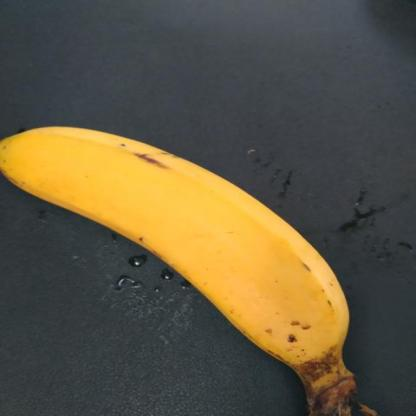
#> input picture dataset/ripe/musa-acuminata-banana-ad772802-394a-11ec-996c-d8c4975e38aa_jpg.rf.ac1e17757ffe79f22868f68252821f9d.jpg, 416 x 416 px; its folder holds only this picture in this run
$ jupyter execute --allow-errors Percobaan1.ipynb   (older library calls are emulated)
#> lines starting #> are read from the running program, lines starting #| are printed output that depends on the picture
# Project PCD 2025 Kelompok 15
## Klasifikasi Kematangan Buah Pisang: Mentah, Matang, dan Terlalu Matang/Busuk
Juan Jordan Anugrah (F1D02310061)

Arya Rayan Utama (F1D02310106)

Pinka Dima Calista (F1D02310087)

Rengganis Cahya Andini (F1D02310135)

# Percobaan 1

proses yang digunakan:
1. mengambil V channel dari gambar
2. melakukan ekualisasi histogram

# Import Library

[cell 1]
import os
import cv2 as cv
import matplotlib.pyplot as plt
import numpy as np
import pandas as pd
from sklearn.model_selection import train_test_split, cross_val_predict
from sklearn.metrics import accuracy_score, classification_report
from skimage.feature import graycomatrix, graycoprops
from scipy.stats import entropy
from sklearn.ensemble import RandomForestClassifier
from sklearn.svm import SVC
from sklearn.neighbors  import KNeighborsClassifier
from sklearn.metrics import accuracy_score, precision_score, recall_score, f1_score, confusion_matrix, classification_report
from sklearn.metrics import (confusion_matrix, ConfusionMatrixDisplay)
import seaborn as sns
from sklearn.discriminant_analysis import LinearDiscriminantAnalysis as LDA
from sklearn.preprocessing import LabelEncoder

Mengimpor library yang digunakan seperti OS yang digunakan untuk membaca file dan path direktori, cv2 dari OpenCV digunakan untuk membaca gambar dan mengubahnya menjadi grayscale, matplotlib.pyplot atau plt digunakan untuk menampilkan gambar atau grafik, numpy atau np digunakan untuk operasi perhitungan numerik seperti array, pandas atau pd digunakan untuk membuat dan mengelola data dalam bentuk tabel, train_test_split digunakan untuk membagi dataset menjadi data latih dan data uji, cross_val_predict digunakan untuk melakukan validasi silang agar akurasi model lebih stabil, graycomatrix dan graycoprops digunakan untuk ekstraksi fitur tekstur dari gambar menggunakan metode GLCM, entropy digunakan untuk menghitung nilai entropi atau ketidakteraturan dari data citra, model klasifikasi seperti RandomForestClassifier, SVC, dan KNeighborsClassifier digunakan untuk melakukan proses klasifikasi, accuracy_score, precision_score, recall_score, f1_score, confusion_matrix, dan classification_report digunakan untuk mengevaluasi hasil klasifikasi dengan metrik akurasi, presisi, recall, f1-score dan confusion matrix, ConfusionMatrixDisplay digunakan untuk menampilkan confusion matrix dalam bentuk visual, seaborn atau sns digunakan untuk membuat heatmap atau visualisasi korelasi antar variabel, LinearDiscriminantAnalysis atau LDA digunakan untuk reduksi dimensi sekaligus mempertahankan perbedaan antar kelas, dan LabelEncoder digunakan untuk mengubah label dari bentuk teks ke angka agar bisa dibaca oleh model klasifikasi.

## Data Loading

[cell 2]
data = []
file_name = []
datalabel = []
path = []
data_distribution = {}

for label in os.listdir("dataset"):
    label_path = os.path.join("dataset", label)
    if not os.path.isdir(label_path):
        continue
    images = os.listdir(label_path)
    data_distribution[label] = len(images)
    print(f"Memproses label: {label}, jumlah gambar: {len(images)}")

    for filename in images:
        img_path = os.path.join(label_path, filename)
        img = cv.imread(img_path)
#> img is the input picture: shape (416, 416, 3); mean B, G, R 66, 87.9, 96.5
        if img is not None:
            img = cv.cvtColor(img, cv.COLOR_BGR2RGB)
            img = cv.resize(img, (350, 350))
#> img: shape (350, 350, 3)
            data.append(img)
            datalabel.append(label)
            file_name.append(filename)
            path.append(img_path)

print("Data: ", len(data))
#| Data:  2
print("Label: ", len(datalabel))
print("Filenames: ", len(file_name))
print("Data Distribution: ", data_distribution)

Langkah pertama di sini kami membuat struktur folder dataset, yang kami gunakan untuk membaca dan memproses data gambar yang tersimpan dalam struktur folder dataset yang berisi subfolder sesuai dengan label atau kelasnya; pertama, setiap folder label dibaca dan jumlah gambar dalam folder tersebut dihitung untuk mengetahui distribusi data per kelas, kemudian untuk setiap gambar dalam folder label tersebut, gambar dibaca menggunakan OpenCV (cv.imread), diubah warnanya dari BGR ke RGB, dan diubah ukurannya menjadi 350x350 piksel; gambar yang sudah diproses ini disimpan dalam list data, sementara labelnya disimpan di datalabel, nama file gambar disimpan di file_name, dan path lengkap gambar disimpan di path; setelah semua data terbaca, program mencetak jumlah total data, label, nama file, dan distribusi data per kelas untuk memastikan proses pembacaan dataset berjalan dengan baik.

# Fungsi DisplayImg

Lalu disini kami membuat Fungsi displayImg yang digunakan untuk menampilkan gambar dalam bentuk grid dengan jumlah baris dan kolom sesuai parameter row dan column. Fungsi membuat figure berukuran 15x10 inci lalu menambahkan subplot untuk tiap gambar dari list data. Setelah semua gambar ditampilkan, fungsi menampilkan grid gambar dengan plt.show(). DisplayImg(12,12, data) akan menampilkan 144 gambar dalam 12 baris dan 12 kolom.

[cell 3]
def displayImg(row, column, data):
#> called with row = 12, column = 12
    fig = plt.figure(figsize=(15, 10))
    for i in range(1, row * column + 1):
        fig.add_subplot(row, column, i)
        plt.imshow(data[i - 1])
        plt.axis('off')
    plt.show()
#> (the rest of this cell did not finish here and is left out)

## Data Augmentation

### Define Augmentation Function

Selanjutnya disini, kami membuat proses data augmentation, yaitu proses memperbanyak data pelatihan dengan cara memodifikasi gambar asli agar model lebih kuat terhadap variasi. Dua fungsi augmentasi didefinisikan, yaitu fungsi flip_horizontal untuk membalik gambar secara horizontal, dan fungsi rotate untuk memutar gambar 90 derajat searah jarum jam. Dalam perulangan, setiap gambar asli dari list data diambil lalu dibuat dua versi augmentasinya (dibalik dan diputar), kemudian disimpan ke list data_augmented bersama label dan nama file baru yang diberi akhiran _flip dan _rot. Setelah proses selesai, jumlah data sebelum dan sesudah augmentasi dicetak untuk menunjukkan bahwa setiap gambar asli menghasilkan dua gambar tambahan.

[cell 4]
data_augmented = []
labels_augmented = []
file_name_augmented = []

def flip_horizontal(image):
    tinggi, lebar = image.shape[:2]
    hasil = np.zeros_like(image)
    for y in range(tinggi):
        for x in range(lebar):
            hasil[y][x] = image[y][lebar - 1 - x]
    return hasil


def rotate(image):
    height, width = image.shape[:2]
    hasil = np.zeros((width, height, image.shape[2]), dtype=image.dtype)
    for i in range(height):
        for j in range(width):
            hasil[j][height - 1 - i] = image[i][j]
    return hasil

for i in range(len(data)):
    original = data[i]
    flipped = flip_horizontal(original)
    rotated = rotate(original)

    data_augmented.extend([flipped, rotated])
    labels_augmented.extend([datalabel[i]] * 2)
    file_name_augmented.extend([file_name[i] + '_flip', file_name[i] + '_rot'])
#> this loop made 2 passes
#> (tinggi in flip_horizontal, lebar in flip_horizontal, height in rotate, width in rotate) on passes 1 to 2: (350, 350, 350, 350), (350, 350, 350, 350)
#> pass 1, `flipped = flip_horizontal(original)`:
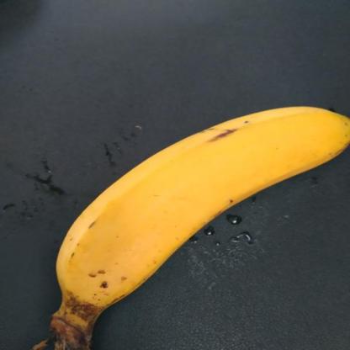
#> flipped: shape (350, 350, 3); mean R, G, B 96.4, 87.8, 65.9
#> pass 1, `rotated = rotate(original)`:
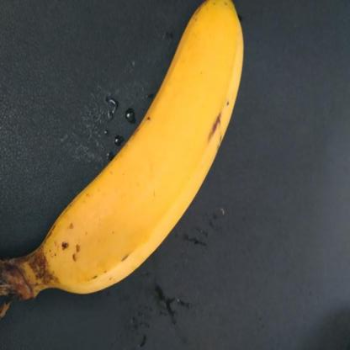
#> rotated: shape (350, 350, 3); mean R, G, B 96.4, 87.8, 65.9
#> pass 2, `flipped = flip_horizontal(original)`:
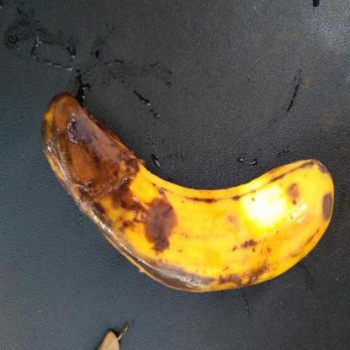
#> flipped: shape (350, 350, 3); mean R, G, B 98.9, 90.3, 70.8
#> pass 2, `rotated = rotate(original)`:
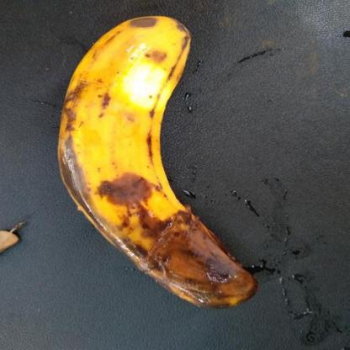
#> rotated: shape (350, 350, 3); mean R, G, B 98.9, 90.3, 70.8
#> after the loop, data_augmented = 4 items; file_name_augmented = 4 items; labels_augmented = ['ripe', 'ripe', 'rotten', 'rotten']

print("Jumlah data sebelum augmentasi:", len(data))
#| Jumlah data sebelum augmentasi: 2
print("Jumlah data setelah augmentasi:", len(data_augmented))
#| Jumlah data setelah augmentasi: 4

## Data Preparation

### Define Preprocessing Function

[cell 5]
def rgb_to_v_channel(img_rgb):
    img_rgb = img_rgb.astype('float32') / 255.0
    height, width, _ = img_rgb.shape
    V_channel = np.zeros((height, width), dtype='float32')

    for y in range(height):
        for x in range(width):
            r, g, b = img_rgb[y, x]
            mx = max(r, g, b)
            V_channel[y, x] = mx

    return (V_channel * 255).astype(np.uint8)

def histogram_equalization(v_channel):
    hist = np.zeros(256, dtype=int)
    for y in range(v_channel.shape[0]):
        for x in range(v_channel.shape[1]):
            hist[v_channel[y, x]] += 1

    cdf = np.cumsum(hist)
    cdf_min = cdf[np.nonzero(cdf)].min()
    total_pixels = v_channel.size

    equalized = np.zeros_like(v_channel)
    for i in range(256):
        new_value = round((cdf[i] - cdf_min) / (total_pixels - cdf_min) * 255)
        equalized[v_channel == i] = new_value

    return equalized.astype(np.uint8)

Selanjutnya disini, kami membuat proses preparation untuk tahap preprocessing sebelum gambar digunakan dalam proses klasifikasi. Pertama, terdapat fungsi rgb_to_v_channel yang digunakan untuk mengambil channel V (Value) dari gambar RGB. Channel ini mewakili tingkat kecerahan dari suatu piksel dan dihitung dengan mengambil nilai maksimum dari komponen R, G, dan B pada setiap piksel. Setelah nilai V diperoleh, nilainya dikembalikan dalam rentang 0–255 agar sesuai dengan format grayscale. Kemudian, fungsi histogram_equalization digunakan untuk memperbaiki kontras gambar dengan cara melakukan ekualisasi histogram. Proses ini dimulai dengan menghitung histogram dari gambar grayscale, kemudian menghitung nilai kumulatifnya atau cumulative distribution function (CDF). Nilai CDF ini digunakan untuk meredistribusi intensitas piksel, sehingga gambar yang tadinya terlalu terang atau terlalu gelap menjadi lebih seimbang pencahayaannya.

### Menampilkan Visualisasi sampel
Di sini, kami mengambil masing-masing 10 gambar dari tiga kelas: ripe, unripe, dan rotten, untuk divisualisasikan setelah melalui proses preprocessing. Setiap gambar dicek labelnya, lalu jika jumlah gambar untuk kelas tersebut belum mencapai 10, gambar akan diproses menggunakan fungsi rgb_to_v_channel untuk mengambil nilai kecerahan (V), kemudian dilakukan perbaikan kontras dengan histogram_equalization. Gambar yang telah diproses disimpan ke dalam list sesuai kelasnya. Setelah ketiga kelas masing-masing memiliki 10 gambar, proses dihentikan dan gambar ditampilkan dalam grid 2x5 menggunakan displayImg untuk melihat hasil visual dari preprocessing tersebut.

[cell 6]
ripe = []
unripe = []
rotten = []


for i in range(len(data)):
    if datalabel[i].lower() == 'ripe' and len(ripe) < 10:
        proc = rgb_to_v_channel(data[i])
        proc = histogram_equalization(proc)
        ripe.append(proc)

    elif datalabel[i].lower() == 'unripe' and len(unripe) < 10:
        proc = rgb_to_v_channel(data[i])
        proc = histogram_equalization(proc)
        unripe.append(proc)

    elif datalabel[i].lower() == 'rotten' and len(rotten) < 10:
        proc = rgb_to_v_channel(data[i])
        proc = histogram_equalization(proc)
        rotten.append(proc)

    if len(ripe) >= 10 and len(unripe) >= 10 and len(rotten) >= 10:
        break
#> this loop made 2 passes
#> pass 1, in rgb_to_v_channel, `img_rgb = img_rgb.astype('float32') / 255.0`:
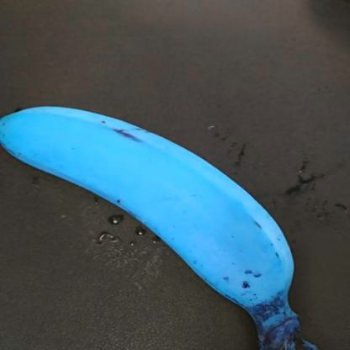
#> img_rgb: shape (350, 350, 3) float32; mean of channels 0, 1, 2 0.378, 0.344, 0.258; drawn as B, G, R
#> pass 1, `proc = rgb_to_v_channel(data[i])`:
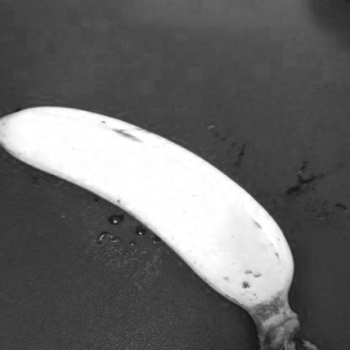
#> proc: shape (350, 350); min 20, max 255, mean 103.9
#> pass 1, `proc = histogram_equalization(proc)`:
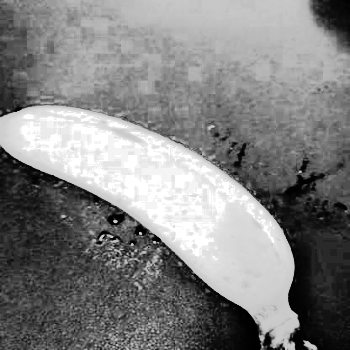
#> proc: shape (350, 350); min 0, max 255, mean 130.2
#> pass 2, in rgb_to_v_channel (call 2), `img_rgb = img_rgb.astype('float32') / 255.0`:
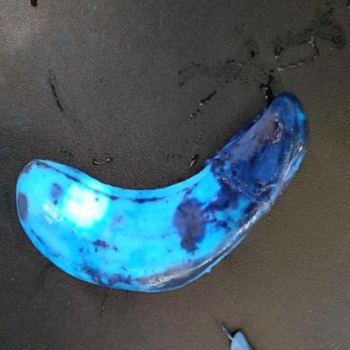
#> img_rgb: shape (350, 350, 3) float32; mean of channels 0, 1, 2 0.388, 0.354, 0.278; drawn as B, G, R
#> after the loop, ripe = 1 item; rotten = 1 item; unripe = []

print("Ripe Samples")
#> (the rest of this cell did not finish here and is left out)


print("Unripe Samples")
displayImg(2, 5, unripe)

print("Rotten Samples")
displayImg(2, 5, rotten)

### Preprocessing

[cell 7]
dataPreprocessed = []
for i in range(len(data_augmented)):
    proc = rgb_to_v_channel(data_augmented[i])
    proc = histogram_equalization(proc)

    dataPreprocessed.append(proc.astype(np.uint8))
#> this loop made 4 passes
#> cdf_min in histogram_equalization on passes 1 to 4: 2, 2, 1, 1
#> pass 1, in rgb_to_v_channel (call 3), `img_rgb = img_rgb.astype('float32') / 255.0`:
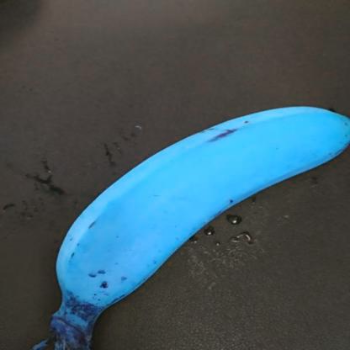
#> img_rgb: shape (350, 350, 3) float32; mean of channels 0, 1, 2 0.378, 0.344, 0.258; drawn as B, G, R
#> pass 1, `proc = rgb_to_v_channel(data_augmented[i])`:
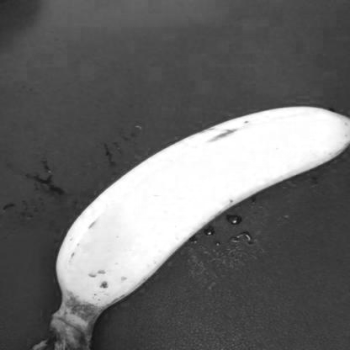
#> proc: shape (350, 350); min 20, max 255, mean 103.9
#> after the loop, dataPreprocessed = 4 items
#> (the rest of the program and of its run is left out)
